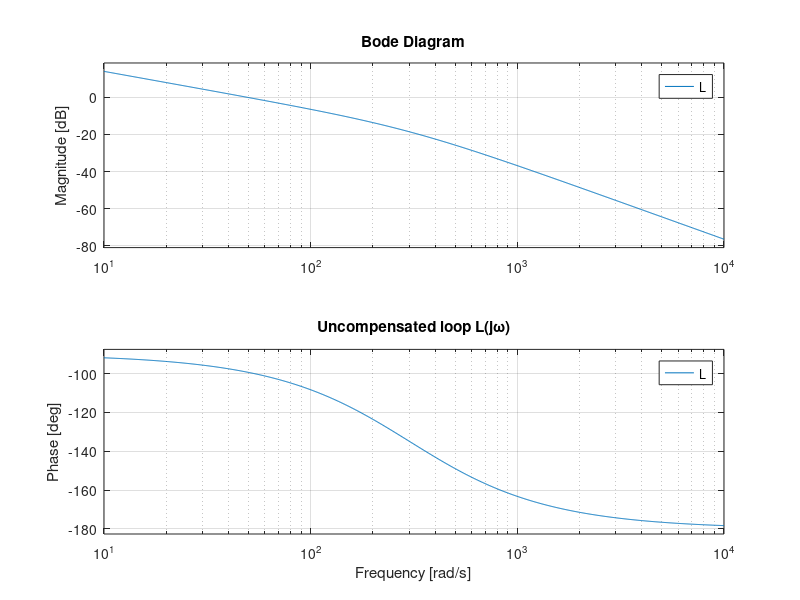

Reproduce this figure in MATLAB. (Note: this script raises an error after producing the figure.)
% Phase lead-compensator:
%clc; clear; close all;

% ---- plant + controller base values ----
K = 12.24;          % given plant gain
KI = 1230;         % integral gain used to set steady-state error (user value)
a = 301.3;          % plant pole location
% Target phase margin you want after compensation:
PM_target = 60;     % degrees
safety_deg = 5;     % safety margin (typical 3-10 deg)

% Define transfer functions
s = tf('s');
% Loop transfer L(s) (uncompensated) = K * KI / ( s*(s + a) )
L = (K*KI) / ( s*(s + a) );

% Plot uncompensated bode
figure; bode(L); grid on; title('Uncompensated loop L(j\omega)');


%% 1) find uncompensated gain crossover w_g (rad/s)
% Solve |L(jw)| = 1
syms w
eq = (K*KI)/(w*sqrt(w^2 + a^2)) == 1;   % magnitude of L(jw) == 1
w_g_sym = vpasolve(eq, w, 1);           % start guess near 1
w_g = double(w_g_sym);
w_g = w_g(w_g>0);

% If solver fails, fall back to numeric search
if isempty(w_g)
    fun = @(w) abs( (K*KI)/(1i*w*(1i*w + a)) ) - 1;
    w_g = fzero(fun, 1);
end
fprintf('Uncompensated gain crossover w_g = %.4f rad/s\n', w_g);

%% 2) uncompensated phase margin
% angle L(jw) = -90 - atan(w/a)  (in degrees)
phase_uncomp = -90 - atand(w_g/a);
PM_uncomp = 180 + phase_uncomp;
fprintf('Uncompensated phase at w_g = %.3f deg -> PM = %.3f deg\n', phase_uncomp, PM_uncomp);

%% 3) required additional phase lead (phi_m)
phi_needed = PM_target - PM_uncomp;    % how much more PM we need
phi_m = phi_needed + safety_deg;      % add safety margin
if phi_m <= 0
    warning('No additional phase needed (already >= target). phi_m <=0');
end
fprintf('Required extra phase (with safety) phi_m = %.3f deg\n', phi_m);

%% 4) compute alpha from sin(phi_m) = (alpha - 1)/(alpha + 1)
% use degrees trig functions
alpha = double( (1 + sind(phi_m)) / (1 - sind(phi_m)) );
% The dB boost the compensator gives at peak is 10*log10(alpha)
boost_dB = 10*log10(alpha);
fprintf('Computed alpha = %.4f -> compensator peak boost = %.3f dB\n', alpha, boost_dB);

%% 5) find frequency w_m where 20*log10(|L(jw)|) = -10*log10(alpha)
mag_target_dB = -boost_dB; % because compensator will add +boost_dB -> set crossover
mag_fun = @(w) 20*log10(abs(freqresp(L, w))) - mag_target_dB;

% freqresp(L,w) returns complex (MATLAB uses vector inputs; wrap)
% use fzero with a starting guess near w_g
try
    w_m = fzero(@(w) squeeze(20*log10(abs(freqresp(L, w)))) - mag_target_dB, w_g);
catch
    % if fzero fails, scan over logspace to find sign change
    ws = logspace(log10(max(1e-3,w_g/100)), log10(w_g*1000), 2000);
    vals = squeeze(20*log10(abs(freqresp(L, ws)))) - mag_target_dB;
    ix = find(vals(1:end-1).*vals(2:end) < 0, 1, 'first');
    if isempty(ix)
        error('Could not find w_m by scan. Try different starting guess or check L.');
    end
    w_m = (ws(ix)+ws(ix+1))/2;
end
fprintf('Chosen w_m = %.4f rad/s\n', w_m);

%% 6) compute T and uncompensated lead network
T = 1 / ( w_m * sqrt(alpha) );
% build uncompensated form of lead (note: include 1/alpha normalization)
Gc_base = (1 + alpha*T*s) / ( alpha * (1 + T*s) )   % no extra scalar Kc yet
figure; bode(Gc_base); grid on; title('Nominal lead G_c (before K-adjust)');
%{
%% 7) adjust compensator scalar so |Gc * L| = 1 at w_m
Ltemp = Gc_base * L;
mag_Ltemp_at_wm = abs(evalfr(Ltemp, 1i*w_m));
Kc = 1 / mag_Ltemp_at_wm;    % multiply Gc_base by this to make unity gain at w_m
Gc = Kc * Gc_base;
fprintf('Compensator scalar Kc = %.4f\n', Kc);

%% final compensated loop and margins
L_comp = Gc * L;

figure;
bode(L, L_comp, {1e-1, 1e5}); grid on;
legend('Uncompensated', 'Compensated');
title('Loop Bode: Uncompensated vs Compensated');

% show margins numerically
[Gm_u, Pm_u, Wcg_u, Wcp_u] = margin(L);
[~, Pm_c, ~, Wcp_c] = margin(L_comp);
fprintf('Uncompensated PM = %.3f deg at wc = %.4f rad/s\n', Pm_u, Wcp_u);
fprintf('Compensated PM   = %.3f deg at wc = %.4f rad/s\n', Pm_c, Wcp_c);

% Display final compensator
disp('Compensator Gc(s):');
Gc

% Optionally: plot closed-loop step to check time domain
Tcl = feedback(L_comp, 1);
figure; step(Tcl); grid on; title('Closed-loop step response with lead compensator');

stepinfo(Tcl)






% Phase lag-compensator:
%clc; clear; close all;

K = 12.24;
KI = 1230.8
a = 301.3;

PM_target = 60;
boost_dB = 10;

s = tf('s');
L = (K*KI) / ( s*(s + a) )

%% --- 1) Plot uncompensated loop ---
figure; bode(L); grid on; title('Uncompensated L(j\omega)');

%% --- 2) Gain crossover frequency (|L(jw)| = 1) ---
syms w
eq = (K*KI)/(w*sqrt(w^2+a^2)) == 1;
w_g = double(solve(eq,w));
w_g = w_g(w_g>0);
fprintf('Uncompensated gain crossover w_g = %.4f rad/s\n', w_g)


%% --- 3) Compute uncompensated phase margin ---
phase_uncomp = angle(evalfr(L, 1i*w_g)) * (180/pi)
PM_uncomp = 180 + phase_uncomp
fprintf('Uncompensated phase = %.3f deg, PM = %.3f deg\n', phase_uncomp, PM_uncomp)

%% --- 4) Choose alpha (low-frequency boost) ---
alpha = 10^(boost_dB/20)   % convert from dB to linear
fprintf('Chosen boost = %.2f dB  -->  alpha = %.4f\n', boost_dB, alpha)

%% --- 5) Choose lag pole/zero placement ---
% Place zero roughly one decade below crossover
w_z = w_g / 10         % zero frequency
T = 1 / w_z            % zero at 1/T
Gc = alpha * (1 + T*s) / (1 + alpha*T*s) %lag comp

%% --- 6) Form compensated open-loop transfer function ---
L_comp = Gc * L;

%% --- 7) Safe Bode plot limits ---
Wmin = max(1e-2, w_g/100);
Wmax = w_g*100;

figure;
bode(L, L_comp, {Wmin, Wmax});
grid on;
legend('Uncompensated', 'Compensated');
title('Bode Plot: Uncompensated vs Compensated');

%% --- 😎 Compute margins before and after ---
[Gm_u, Pm_u, Wcg_u, Wcp_u] = margin(L);
[Gm_c, Pm_c, Wcg_c, Wcp_c] = margin(L_comp);
fprintf('\nUncompensated: PM = %.2f° at ωc = %.4f rad/s\n', Pm_u, Wcp_u);
fprintf('Compensated:   PM = %.2f° at ωc = %.4f rad/s\n', Pm_c, Wcp_c);

%% --- 9) Closed-loop check ---
Tcl = feedback(L_comp, 1);
figure;
step(Tcl);
grid on;
title('Closed-loop step response with lag compensator');
stepinfo(Tcl)

z = 1/T;              % zero frequency (rad/s)
p = z/alpha;          % pole frequency (rad/s)
fprintf('Zero at ωz = %.3f rad/s, Pole at ωp = %.3f rad/s\n', z, p);
%}